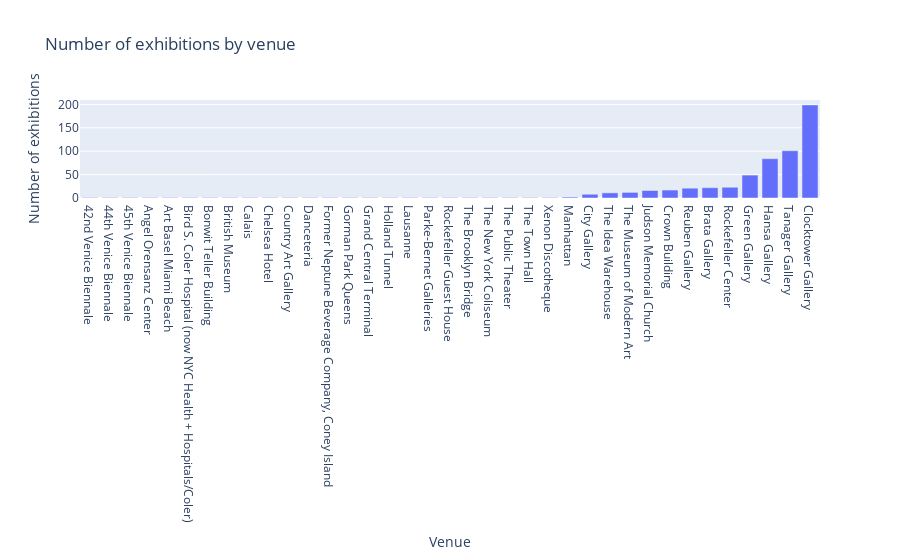

Notebook code cell kept with this figure:
### Code cell
x_values = number_dict.keys()
y_values = number_dict.values()

fig = px.bar(x=x_values, y=y_values, 
labels={"x": "Venue", "y": "Number of exhibitions"},
title="Number of exhibitions by venue"
)
fig.show()

### Figure 1 — Plotly figure (JSON) as saved in the notebook; plotly's stock layout.template omitted (floating-point values rounded to 4 significant figures)
{"data": [{"alignmentgroup": "True", "hovertemplate": "Venue=%{x}<br>Number of exhibitions=%{y}<extra></extra>", "legendgroup": "", "marker": {"color": "#636efa", "pattern": {"shape": ""}}, "name": "", "offsetgroup": "", "orientation": "v", "showlegend": false, "textposition": "auto", "type": "bar", "x": ["42nd Venice Biennale", "44th Venice Biennale", "45th Venice Biennale", "Angel Orensanz Center", "Art Basel Miami Beach", "Bird S. Coler Hospital (now NYC Health + Hospitals/Coler)", "Bonwit Teller Building", "British Museum", "Calais", "Chelsea Hotel", "Country Art Gallery", "Danceteria", "Former Neptune Beverage Company, Coney Island", "Gorman Park Queens", "Grand Central Terminal", "Holland Tunnel", "Lausanne", "Parke-Bernet Galleries", "Rockefeller Guest House", "The Brooklyn Bridge", "The New York Coliseum", "The Public Theater", "The Town Hall", "Xenon Discotheque", "Manhattan", "City Gallery", "The Idea Warehouse", "The Museum of Modern Art", "Judson Memorial Church", "Crown Building", "Reuben Gallery", "Brata Gallery", "Rockefeller Center", "Green Gallery", "Hansa Gallery", "Tanager Gallery", "Clocktower Gallery"], "xaxis": "x", "y": [1, 1, 1, 1, 1, 1, 1, 1, 1, 1, 1, 1, 1, 1, 1, 1, 1, 1, 1, 1, 1, 1, 1, 1, 2, 8, 11, 12, 16, 17, 21, 22, 23, 49, 84, 101, 199], "yaxis": "y"}], "layout": {"barmode": "relative", "legend": {"tracegroupgap": 0}, "title": {"text": "Number of exhibitions by venue"}, "xaxis": {"anchor": "y", "domain": [0, 1], "title": {"text": "Venue"}}, "yaxis": {"anchor": "x", "domain": [0, 1], "title": {"text": "Number of exhibitions"}}}}
